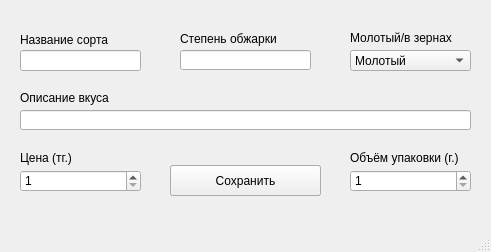
<?xml version="1.0" encoding="UTF-8"?>
<ui version="4.0">
 <class>MainWindow</class>
 <widget class="QMainWindow" name="MainWindow">
  <property name="geometry">
   <rect>
    <x>0</x>
    <y>0</y>
    <width>491</width>
    <height>252</height>
   </rect>
  </property>
  <property name="windowTitle">
   <string>MainWindow</string>
  </property>
  <widget class="QWidget" name="centralwidget">
   <widget class="QLineEdit" name="lineEdit">
    <property name="geometry">
     <rect>
      <x>20</x>
      <y>50</y>
      <width>121</width>
      <height>21</height>
     </rect>
    </property>
   </widget>
   <widget class="QLabel" name="label">
    <property name="geometry">
     <rect>
      <x>20</x>
      <y>30</y>
      <width>121</width>
      <height>20</height>
     </rect>
    </property>
    <property name="text">
     <string>Название сорта</string>
    </property>
   </widget>
   <widget class="QLabel" name="label_2">
    <property name="geometry">
     <rect>
      <x>180</x>
      <y>31</y>
      <width>121</width>
      <height>16</height>
     </rect>
    </property>
    <property name="text">
     <string>Степень обжарки</string>
    </property>
   </widget>
   <widget class="QLineEdit" name="lineEdit_2">
    <property name="geometry">
     <rect>
      <x>180</x>
      <y>50</y>
      <width>131</width>
      <height>20</height>
     </rect>
    </property>
   </widget>
   <widget class="QComboBox" name="comboBox">
    <property name="geometry">
     <rect>
      <x>350</x>
      <y>50</y>
      <width>121</width>
      <height>21</height>
     </rect>
    </property>
    <item>
     <property name="text">
      <string>Молотый</string>
     </property>
    </item>
    <item>
     <property name="text">
      <string>В зернах</string>
     </property>
    </item>
   </widget>
   <widget class="QLabel" name="label_3">
    <property name="geometry">
     <rect>
      <x>350</x>
      <y>30</y>
      <width>121</width>
      <height>16</height>
     </rect>
    </property>
    <property name="text">
     <string>Молотый/в зернах</string>
    </property>
   </widget>
   <widget class="QLineEdit" name="lineEdit_3">
    <property name="geometry">
     <rect>
      <x>20</x>
      <y>110</y>
      <width>451</width>
      <height>20</height>
     </rect>
    </property>
   </widget>
   <widget class="QLabel" name="label_4">
    <property name="geometry">
     <rect>
      <x>20</x>
      <y>90</y>
      <width>161</width>
      <height>16</height>
     </rect>
    </property>
    <property name="text">
     <string>Описание вкуса</string>
    </property>
   </widget>
   <widget class="QSpinBox" name="spinBox">
    <property name="geometry">
     <rect>
      <x>20</x>
      <y>170</y>
      <width>121</width>
      <height>22</height>
     </rect>
    </property>
    <property name="minimum">
     <number>1</number>
    </property>
    <property name="maximum">
     <number>1000000</number>
    </property>
   </widget>
   <widget class="QLabel" name="label_5">
    <property name="geometry">
     <rect>
      <x>20</x>
      <y>150</y>
      <width>121</width>
      <height>16</height>
     </rect>
    </property>
    <property name="text">
     <string>Цена (тг.)</string>
    </property>
   </widget>
   <widget class="QSpinBox" name="spinBox_2">
    <property name="geometry">
     <rect>
      <x>350</x>
      <y>170</y>
      <width>121</width>
      <height>22</height>
     </rect>
    </property>
    <property name="minimum">
     <number>1</number>
    </property>
    <property name="maximum">
     <number>1000000</number>
    </property>
   </widget>
   <widget class="QLabel" name="label_6">
    <property name="geometry">
     <rect>
      <x>350</x>
      <y>150</y>
      <width>121</width>
      <height>16</height>
     </rect>
    </property>
    <property name="text">
     <string>Объём упаковки (г.)</string>
    </property>
   </widget>
   <widget class="QPushButton" name="pushButton">
    <property name="geometry">
     <rect>
      <x>170</x>
      <y>165</y>
      <width>151</width>
      <height>31</height>
     </rect>
    </property>
    <property name="text">
     <string>Сохранить</string>
    </property>
   </widget>
   <widget class="QPushButton" name="pushButton_2">
    <property name="geometry">
     <rect>
      <x>170</x>
      <y>165</y>
      <width>151</width>
      <height>31</height>
     </rect>
    </property>
    <property name="text">
     <string>Сохранить</string>
    </property>
   </widget>
  </widget>
  <widget class="QMenuBar" name="menubar">
   <property name="geometry">
    <rect>
     <x>0</x>
     <y>0</y>
     <width>491</width>
     <height>21</height>
    </rect>
   </property>
  </widget>
  <widget class="QStatusBar" name="statusbar"/>
 </widget>
 <resources/>
 <connections/>
</ui>
